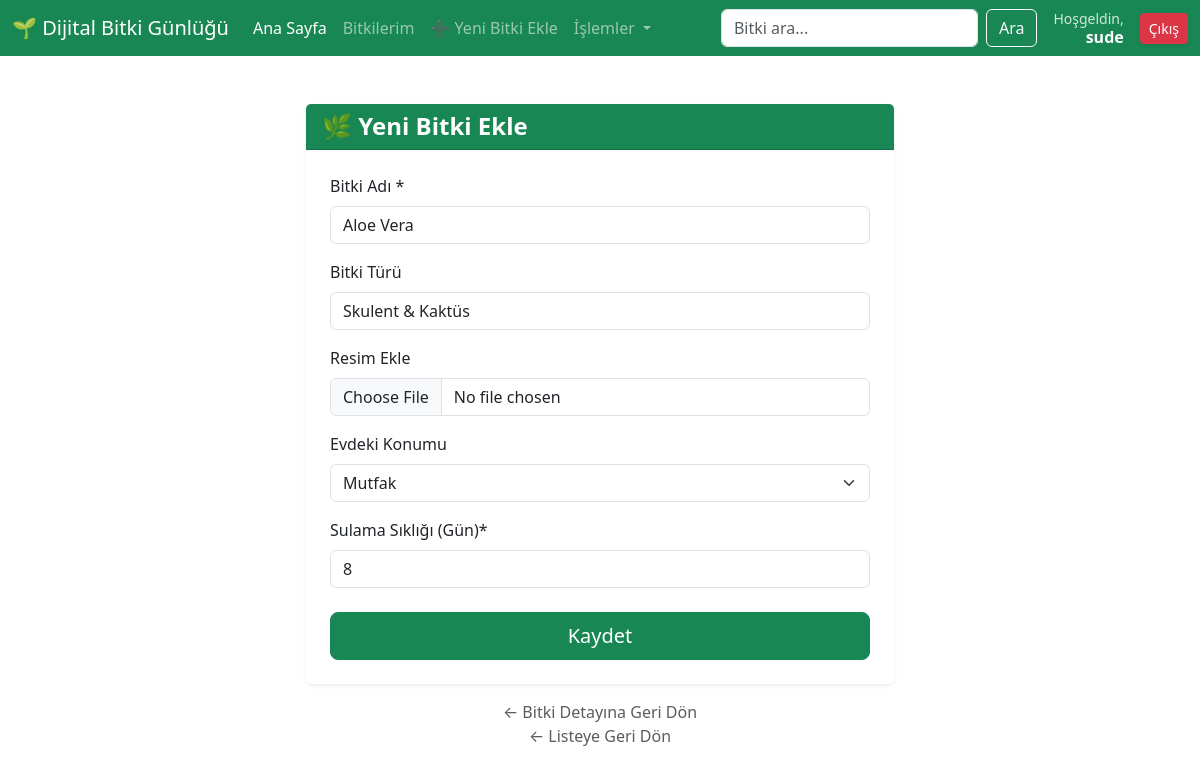
The app's page /plant/2/update (signed in) with its own data.
### plants/models.py (models this page shows, shortened)
class Plant(models.Model):
    name= models.CharField(max_length=100, verbose_name="Bitki Adı ")
    species = models.CharField(max_length=100, blank=True, verbose_name="Bitki Türü ")
    added_date = models.DateField(verbose_name="Ekleme Tarihi ", auto_now_add=True)
    photo = models.ImageField(upload_to="plant_photos/", blank=True, null=True, verbose_name="Resim Ekle ")  # Fotoğraf
    location = models.CharField(max_length=100, choices=LOCATION_CHOICES, blank=True, verbose_name="Evdeki Konumu")
    irrigation_frequency = models.PositiveIntegerField(verbose_name="Sulama Sıklığı (Gün)")
    def get_absolute_url(self):
        return reverse('plant:detail', args=[str(self.id)])

### plants/views.py (the view)
# urls.py: path('<int:id>/update',plant_update,name='update'),
def plant_update(request,id):
    if not request.user.is_authenticated:
        return Http404("Giriş yapmalısınız.")
    plant = get_object_or_404(Plant, id=id)
    form = PlantForm(request.POST or None, request.FILES or None, instance=plant)
    if form.is_valid():
        form.save()
        messages.success(request, 'Bitki kaydı başarıyla güncellendi!',extra_tags='mesaj-basarili')
        return HttpResponseRedirect(plant.get_absolute_url())
    context = {'form': form, 'plant': plant}
    return render(request, 'plant/form.html', context)

### plants/forms.py
class PlantForm(forms.ModelForm):
    class Meta:
        model = Plant
        fields = [
            'name',
            'species',
            'photo',
            'location',
            'irrigation_frequency'
        ]

### templates/plant/form.html (shortened to what this page needs)
{% extends "base.html" %}
{% load crispy_forms_tags %}
{% block body %}
<div class="row justify-content-center mt-4">
    <div class="col-md-6"> <div class="card shadow-sm border-0">
            <div class="card-header bg-success text-white">
                <h4 class="mb-0 fw-bold">🌿 Yeni Bitki Ekle</h4>
            </div>
            <div class="card-body p-4">
                <form method="POST" enctype="multipart/form-data">
                    {{ form|crispy }}
                    <div class="d-grid mt-4">
                        <button type="submit" class="btn btn-success btn-lg">
                             Kaydet
                        </button>
                    </div>
                </form>
            </div>
        </div>
        <div class="text-center mt-3">
            <a href="{{plant.get_absolute_url}}" class="text-muted text-decoration-none">
                &larr; Bitki Detayına Geri Dön
            </a> <br>
            <a href="{% url 'plant:index' %}" class="text-muted text-decoration-none">
                &larr; Listeye Geri Dön
            </a> <br>
        </div>
    </div>
</div>
{% endblock %}

### templates/header.html (shortened to what this page needs)
<nav class="navbar navbar-expand-lg navbar-dark bg-success fixed-top">
  <div class="container-fluid">
    <a class="navbar-brand" href="{% url 'home' %}">
        🌱 Dijital Bitki Günlüğü
    </a>
    <div class="collapse navbar-collapse" id="navbarSupportedContent">
      <ul class="navbar-nav me-auto mb-2 mb-lg-0">
        <li class="nav-item">
          <a class="nav-link active" aria-current="page" href="{% url 'home' %}">Ana Sayfa</a>
        </li>
        <li class="nav-item">
          <a class="nav-link" href="{% url 'plant:index' %}">Bitkilerim</a>
        </li>
        {% if request.user.is_authenticated %}
          <li class="nav-item">
            <a class="nav-link" href="{% url 'plant:create' %}">➕ Yeni Bitki Ekle</a>
          </li>
        {% endif %}
        <li class="nav-item dropdown">
          <a class="nav-link dropdown-toggle" href="#" role="button" data-bs-toggle="dropdown">
            İşlemler
          </a>
        </li>
      </ul>
      <div class="d-flex align-items-center">
          <form class="d-flex" role="search" method="GET" action="{% url 'plant:index' %}">
            <input class="form-control me-2" type="search" name="q" placeholder="Bitki ara..." aria-label="Search">
            <button class="btn btn-outline-light" type="submit">Ara</button>
          </form>
          <div class="ms-3 d-flex align-items-center">
             {% if request.user.is_authenticated %}
                <div class="text-white me-3 text-end d-none d-lg-block" style="line-height: 1.2;">
                    <small style="opacity: 0.8;">Hoşgeldin,</small><br>
                    <strong>{{ request.user.username }}</strong>
                </div>
                <a href="/admin/logout/" class="btn btn-danger btn-sm shadow-sm">
                    Çıkış
                </a>
             {% endif %}
          </div>
      </div>
    </div>
  </div>
</nav>

### templates/base.html (style rules this page uses)
body { padding-top: 80px; }

### records on screen
Plant: name "Aloe Vera", species "Skulent & Kaktüs", location "Mutfak", irrigation_frequency "8"

### other values on screen
{{ request.user.username }} "sude"
